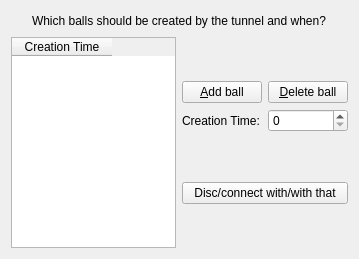
<ui version="4.0" >
 <class>BoardTunnelSettingsWidget</class>
 <widget class="QWidget" name="BoardTunnelSettingsWidget" >
  <property name="geometry" >
   <rect>
    <x>0</x>
    <y>0</y>
    <width>359</width>
    <height>259</height>
   </rect>
  </property>
  <property name="windowTitle" >
   <string>Form</string>
  </property>
  <layout class="QVBoxLayout" name="verticalLayout_2" >
   <item>
    <layout class="QHBoxLayout" name="horizontalLayout_3" >
     <item>
      <spacer name="horizontalSpacer" >
       <property name="orientation" >
        <enum>Qt::Horizontal</enum>
       </property>
       <property name="sizeHint" stdset="0" >
        <size>
         <width>40</width>
         <height>20</height>
        </size>
       </property>
      </spacer>
     </item>
     <item>
      <widget class="QLabel" name="label_2" >
       <property name="text" >
        <string>Which balls should be created by the tunnel and when?</string>
       </property>
      </widget>
     </item>
     <item>
      <spacer name="horizontalSpacer_2" >
       <property name="orientation" >
        <enum>Qt::Horizontal</enum>
       </property>
       <property name="sizeHint" stdset="0" >
        <size>
         <width>40</width>
         <height>20</height>
        </size>
       </property>
      </spacer>
     </item>
    </layout>
   </item>
   <item>
    <layout class="QHBoxLayout" name="horizontalLayout_2" >
     <item>
      <widget class="QTableWidget" name="tableBalls" >
       <property name="enabled" >
        <bool>true</bool>
       </property>
       <property name="minimumSize" >
        <size>
         <width>151</width>
         <height>211</height>
        </size>
       </property>
       <property name="editTriggers" >
        <set>QAbstractItemView::NoEditTriggers</set>
       </property>
       <property name="selectionMode" >
        <enum>QAbstractItemView::SingleSelection</enum>
       </property>
       <property name="selectionBehavior" >
        <enum>QAbstractItemView::SelectRows</enum>
       </property>
       <property name="wordWrap" >
        <bool>false</bool>
       </property>
       <column>
        <property name="text" >
         <string>Creation Time</string>
        </property>
       </column>
      </widget>
     </item>
     <item>
      <layout class="QVBoxLayout" name="verticalLayout" >
       <item>
        <layout class="QGridLayout" name="gridLayout" >
         <item row="2" column="0" >
          <widget class="QLabel" name="label" >
           <property name="text" >
            <string>Creation Time:</string>
           </property>
          </widget>
         </item>
         <item row="1" column="1" >
          <widget class="QPushButton" name="deleteButton" >
           <property name="text" >
            <string>&amp;Delete ball</string>
           </property>
          </widget>
         </item>
         <item row="2" column="1" >
          <widget class="QSpinBox" name="timeSpinBox" >
           <property name="accelerated" >
            <bool>true</bool>
           </property>
           <property name="maximum" >
            <number>999999999</number>
           </property>
          </widget>
         </item>
         <item row="1" column="0" >
          <widget class="QPushButton" name="addButton" >
           <property name="text" >
            <string>&amp;Add ball</string>
           </property>
          </widget>
         </item>
        </layout>
       </item>
       <item>
        <layout class="QHBoxLayout" name="colorBallLayout" />
       </item>
       <item>
        <widget class="QPushButton" name="conTunnelButton" >
         <property name="text" >
          <string>Disc/connect with/with that</string>
         </property>
        </widget>
       </item>
      </layout>
     </item>
    </layout>
   </item>
  </layout>
 </widget>
 <tabstops>
  <tabstop>conTunnelButton</tabstop>
  <tabstop>tableBalls</tabstop>
  <tabstop>addButton</tabstop>
  <tabstop>deleteButton</tabstop>
  <tabstop>timeSpinBox</tabstop>
 </tabstops>
 <resources>
  <include location="SerpTrain.qrc" />
 </resources>
 <connections/>
</ui>
